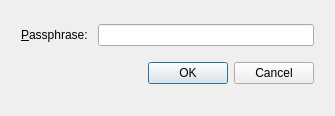
<?xml version="1.0" encoding="UTF-8"?>
<ui version="4.0">
 <class>GetPassphraseDialog</class>
 <widget class="QDialog" name="GetPassphraseDialog">
  <property name="geometry">
   <rect>
    <x>0</x>
    <y>0</y>
    <width>335</width>
    <height>116</height>
   </rect>
  </property>
  <property name="minimumSize">
   <size>
    <width>316</width>
    <height>110</height>
   </size>
  </property>
  <property name="maximumSize">
   <size>
    <width>436</width>
    <height>156</height>
   </size>
  </property>
  <property name="windowTitle">
   <string>Passphrase</string>
  </property>
  <layout class="QGridLayout" name="gridLayout">
   <item row="1" column="0">
    <layout class="QGridLayout" name="gridLayout_2">
     <property name="leftMargin">
      <number>10</number>
     </property>
     <property name="topMargin">
      <number>10</number>
     </property>
     <property name="rightMargin">
      <number>10</number>
     </property>
     <property name="bottomMargin">
      <number>10</number>
     </property>
     <property name="spacing">
      <number>10</number>
     </property>
     <item row="0" column="0">
      <widget class="QLabel" name="label">
       <property name="text">
        <string>&amp;Passphrase:</string>
       </property>
       <property name="buddy">
        <cstring>uiPassphrase</cstring>
       </property>
      </widget>
     </item>
     <item row="0" column="1">
      <widget class="QLineEdit" name="uiPassphrase">
       <property name="minimumSize">
        <size>
         <width>0</width>
         <height>21</height>
        </size>
       </property>
       <property name="toolTip">
        <string>Leave blank when passphrase is not needed</string>
       </property>
       <property name="echoMode">
        <enum>QLineEdit::Password</enum>
       </property>
      </widget>
     </item>
     <item row="1" column="0" colspan="2">
      <widget class="QDialogButtonBox" name="buttonBox">
       <property name="minimumSize">
        <size>
         <width>0</width>
         <height>35</height>
        </size>
       </property>
       <property name="orientation">
        <enum>Qt::Horizontal</enum>
       </property>
       <property name="standardButtons">
        <set>QDialogButtonBox::Cancel|QDialogButtonBox::Ok</set>
       </property>
      </widget>
     </item>
    </layout>
   </item>
  </layout>
 </widget>
 <resources/>
 <connections>
  <connection>
   <sender>buttonBox</sender>
   <signal>accepted()</signal>
   <receiver>GetPassphraseDialog</receiver>
   <slot>accept()</slot>
   <hints>
    <hint type="sourcelabel">
     <x>234</x>
     <y>71</y>
    </hint>
    <hint type="destinationlabel">
     <x>157</x>
     <y>109</y>
    </hint>
   </hints>
  </connection>
  <connection>
   <sender>buttonBox</sender>
   <signal>rejected()</signal>
   <receiver>GetPassphraseDialog</receiver>
   <slot>reject()</slot>
   <hints>
    <hint type="sourcelabel">
     <x>299</x>
     <y>77</y>
    </hint>
    <hint type="destinationlabel">
     <x>286</x>
     <y>109</y>
    </hint>
   </hints>
  </connection>
 </connections>
</ui>
